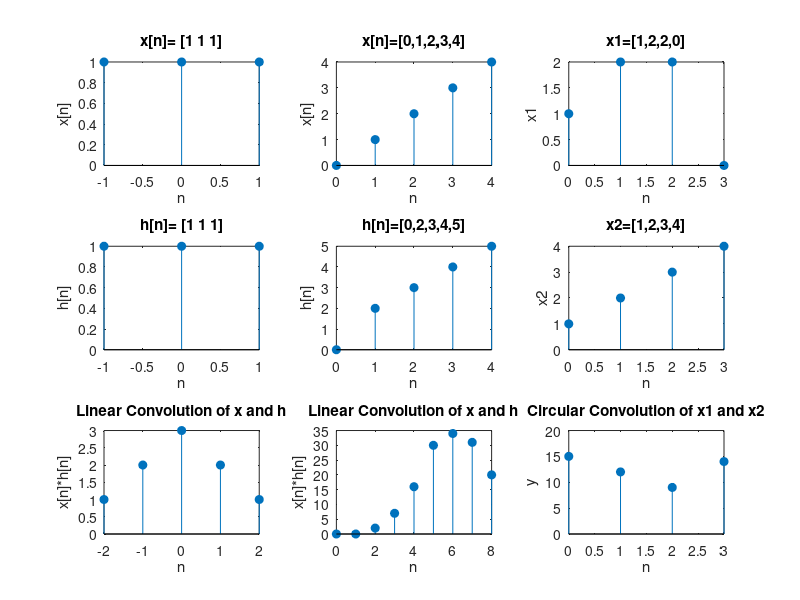

MATLAB code for this plot:
%Linear Convolution
x_axis=[-1,0,1]
x = [1 1 1];
h = [1 1 1];
linear_convolution = conv(x,h);

%Part 1
subplot(3,3,1)
stem(x_axis,x,'filled')
xlabel('n')
ylabel('x[n]')
title('x[n]= [1 1 1]')

subplot(3,3,4)
stem(x_axis,h,'filled')
xlabel('n')
ylabel('h[n]')
title('h[n]= [1 1 1]')

subplot(3,3,7)
x_axis=x_axis(:,1,1)*2: x_axis(end,end,1)*2
stem(x_axis,linear_convolution,'filled')
xlabel('n')
ylabel('x[n]*h[n]')
title('Linear Convolution of x and h')

%Part 2
x=[0,1,2,3,4]
h=[0,2,3,4,5]
x_axis=[0,1,2,3,4]

linear_convolution=conv(x,h)

subplot(3,3,2)
stem(x_axis,x,'filled')
xlabel('n')
ylabel('x[n]')
title('x[n]=[0,1,2,3,4]')

subplot(3,3,5)
stem(x_axis,h,'filled')
xlabel('n')
ylabel('h[n]')
title('h[n]=[0,2,3,4,5]')

subplot(3,3,8)
x_axis=x_axis(:,1,1)*2: x_axis(end,end,1)*2
stem(x_axis,linear_convolution,'filled')
xlabel('n')
ylabel('x[n]*h[n]')
title('Linear Convolution of x and h')

% Circular Convolution
x1=[1,2,2,0]
x2=[1,2,3,4]
x_axis=[0,1,2,3]
subplot(3,3,3)
stem(x_axis,x1,'filled')
xlabel('n')
ylabel('x1')
title('x1=[1,2,2,0]')

subplot(3,3,6)
stem(x_axis,x2,'filled')
xlabel('n')
ylabel('x2')
title('x2=[1,2,3,4]')
l1 = length(x1)
l2 = length(x2)
n = max(l1, l2)
y = zeros(1,n);

if l1 > l2
  x2 = [x2, zeros(1, l1 - l2)]
elseif l1 < l2
  x1 = [x1, zeros(1, l2 - l1)]
end
for m = 0:n-1
  for o=0:n-1
    z=mod(m-o,n);
    y(m+1)=y(m+1)+x1(o+1).*x2(z+1);
    
  endfor
endfor



subplot(3,3,9)
stem(x_axis,y,'filled')
xlabel('n')
ylabel('y')
title('Circular Convolution of x1 and x2')




